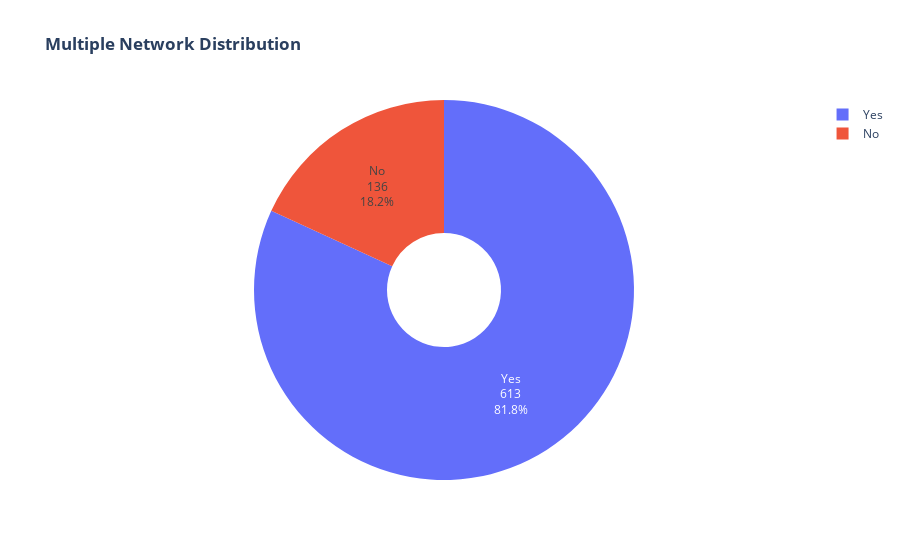

Source (notebook cell):
### Code cell
labels = data['Multiple_Networks'].unique()
values = data['Multiple_Networks'].value_counts()

fig = go.Figure(data=[go.Pie(labels=labels, values=values, hole=.3, textinfo='label+percent+value')])

fig.update_layout(title_text="<b>Multiple Network Distribution</b>")

fig.show()

### Figure 1 — Plotly figure (JSON) as saved in the notebook; plotly's stock layout.template omitted (floating-point values rounded to 4 significant figures)
{"data": [{"hole": 0.3, "labels": ["Yes", "No"], "textinfo": "label+percent+value", "type": "pie", "values": [613, 136]}], "layout": {"title": {"text": "<b>Multiple Network Distribution</b>"}}}
